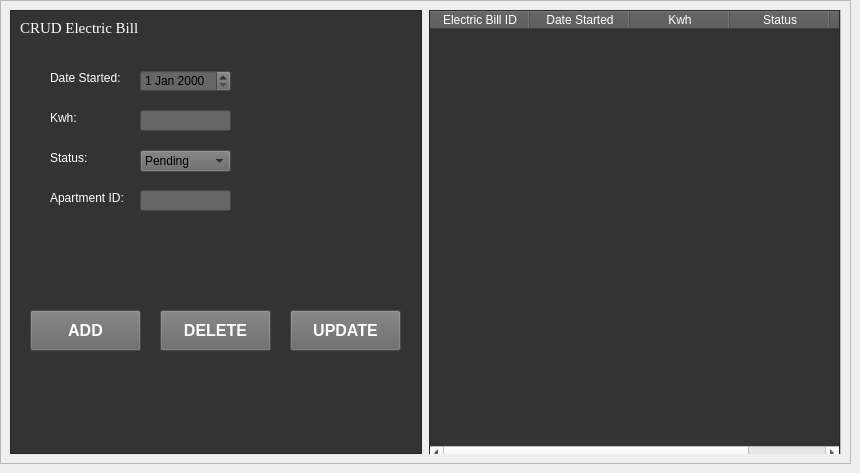
            <widget class="QWidget" name="CRUDElecBillPage">
             <widget class="QFrame" name="frame_17">
              <property name="geometry">
               <rect>
                <x>0</x>
                <y>0</y>
                <width>851</width>
                <height>464</height>
               </rect>
              </property>
              <property name="frameShape">
               <enum>QFrame::StyledPanel</enum>
              </property>
              <property name="frameShadow">
               <enum>QFrame::Raised</enum>
              </property>
              <layout class="QHBoxLayout" name="horizontalLayout_9">
               <item>
                <widget class="QFrame" name="frame_18">
                 <property name="styleSheet">
                  <string notr="true">background-color: #333333;
color: white;</string>
                 </property>
                 <property name="frameShape">
                  <enum>QFrame::StyledPanel</enum>
                 </property>
                 <property name="frameShadow">
                  <enum>QFrame::Raised</enum>
                 </property>
                 <widget class="QLabel" name="CRUDElecBill_label">
                  <property name="geometry">
                   <rect>
                    <x>10</x>
                    <y>10</y>
                    <width>201</width>
                    <height>16</height>
                   </rect>
                  </property>
                  <property name="font">
                   <font>
                    <family>Times New Roman</family>
                    <pointsize>11</pointsize>
                   </font>
                  </property>
                  <property name="text">
                   <string>CRUD Electric Bill</string>
                  </property>
                 </widget>
                 <widget class="QLabel" name="DateStarted">
                  <property name="geometry">
                   <rect>
                    <x>40</x>
                    <y>60</y>
                    <width>81</width>
                    <height>16</height>
                   </rect>
                  </property>
                  <property name="text">
                   <string>Date Started:</string>
                  </property>
                 </widget>
                 <widget class="QLabel" name="Kwh">
                  <property name="geometry">
                   <rect>
                    <x>40</x>
                    <y>100</y>
                    <width>91</width>
                    <height>16</height>
                   </rect>
                  </property>
                  <property name="text">
                   <string>Kwh:</string>
                  </property>
                 </widget>
                 <widget class="QLabel" name="Status">
                  <property name="geometry">
                   <rect>
                    <x>40</x>
                    <y>140</y>
                    <width>61</width>
                    <height>16</height>
                   </rect>
                  </property>
                  <property name="text">
                   <string>Status:</string>
                  </property>
                 </widget>
                 <widget class="QLineEdit" name="kwh_line_edit">
                  <property name="geometry">
                   <rect>
                    <x>130</x>
                    <y>100</y>
                    <width>91</width>
                    <height>21</height>
                   </rect>
                  </property>
                  <property name="styleSheet">
                   <string notr="true">background-color: #666666; color: black;</string>
                  </property>
                  <property name="text">
                   <string/>
                  </property>
                 </widget>
                 <widget class="QPushButton" name="AddEBBtn">
                  <property name="geometry">
                   <rect>
                    <x>20</x>
                    <y>300</y>
                    <width>111</width>
                    <height>41</height>
                   </rect>
                  </property>
                  <property name="font">
                   <font>
                    <pointsize>12</pointsize>
                    <bold>true</bold>
                   </font>
                  </property>
                  <property name="styleSheet">
                   <string notr="true">background-color: #666666; color: white
;
</string>
                  </property>
                  <property name="text">
                   <string>ADD</string>
                  </property>
                 </widget>
                 <widget class="QPushButton" name="DelEBBtn">
                  <property name="geometry">
                   <rect>
                    <x>150</x>
                    <y>300</y>
                    <width>111</width>
                    <height>41</height>
                   </rect>
                  </property>
                  <property name="font">
                   <font>
                    <pointsize>12</pointsize>
                    <bold>true</bold>
                   </font>
                  </property>
                  <property name="styleSheet">
                   <string notr="true">background-color: #666666; color: white
;
</string>
                  </property>
                  <property name="text">
                   <string>DELETE</string>
                  </property>
                 </widget>
                 <widget class="QPushButton" name="UpdEBBtn">
                  <property name="geometry">
                   <rect>
                    <x>280</x>
                    <y>300</y>
                    <width>111</width>
                    <height>41</height>
                   </rect>
                  </property>
                  <property name="font">
                   <font>
                    <pointsize>12</pointsize>
                    <bold>true</bold>
                   </font>
                  </property>
                  <property name="styleSheet">
                   <string notr="true">background-color: #666666; color: white
;
</string>
                  </property>
                  <property name="text">
                   <string>UPDATE</string>
                  </property>
                 </widget>
                 <widget class="QDateEdit" name="DateStart_dateEdit">
                  <property name="geometry">
                   <rect>
                    <x>130</x>
                    <y>60</y>
                    <width>91</width>
                    <height>22</height>
                   </rect>
                  </property>
                  <property name="styleSheet">
                   <string notr="true">background-color: #666666; color: black;</string>
                  </property>
                 </widget>
                 <widget class="QLabel" name="ApartmentID">
                  <property name="geometry">
                   <rect>
                    <x>40</x>
                    <y>180</y>
                    <width>81</width>
                    <height>16</height>
                   </rect>
                  </property>
                  <property name="text">
                   <string>Apartment ID:</string>
                  </property>
                 </widget>
                 <widget class="QLineEdit" name="ApartID_line_edit">
                  <property name="geometry">
                   <rect>
                    <x>130</x>
                    <y>180</y>
                    <width>91</width>
                    <height>21</height>
                   </rect>
                  </property>
                  <property name="styleSheet">
                   <string notr="true">background-color: #666666; color: black;</string>
                  </property>
                  <property name="text">
                   <string/>
                  </property>
                 </widget>
                 <widget class="QComboBox" name="comboBox">
                  <property name="geometry">
                   <rect>
                    <x>130</x>
                    <y>140</y>
                    <width>91</width>
                    <height>22</height>
                   </rect>
                  </property>
                  <property name="styleSheet">
                   <string notr="true">background-color: #666666; color: black;</string>
                  </property>
                  <item>
                   <property name="text">
                    <string>Pending</string>
                   </property>
                  </item>
                  <item>
                   <property name="text">
                    <string>Succesful</string>
                   </property>
                  </item>
                  <item>
                   <property name="text">
                    <string>Overdue</string>
                   </property>
                  </item>
                 </widget>
                </widget>
               </item>
               <item>
                <spacer name="horizontalSpacer_5">
                 <property name="orientation">
                  <enum>Qt::Horizontal</enum>
                 </property>
                 <property name="sizeType">
                  <enum>QSizePolicy::Fixed</enum>
                 </property>
                 <property name="sizeHint" stdset="0">
                  <size>
                   <width>1</width>
                   <height>1</height>
                  </size>
                 </property>
                </spacer>
               </item>
               <item>
                <widget class="QFrame" name="frame_19">
                 <property name="frameShape">
                  <enum>QFrame::StyledPanel</enum>
                 </property>
                 <property name="frameShadow">
                  <enum>QFrame::Raised</enum>
                 </property>
                 <widget class="QTableWidget" name="ElectricBill_tableWidget_2">
                  <property name="geometry">
                   <rect>
                    <x>0</x>
                    <y>0</y>
                    <width>411</width>
                    <height>451</height>
                   </rect>
                  </property>
                  <property name="styleSheet">
                   <string notr="true">
    QTableWidget {
        background-color: #333333;
        color: white;
    }

    QHeaderView::section {
        background-color: #555555;
        color: white;
    }

    QScrollBar:vertical {
        background-color: #555555;
        width: 15px;
    }

    QScrollBar::handle:vertical {
        background-color: #888888;
    }

    QScrollBar::add-line:vertical, QScrollBar::sub-line:vertical {
        background: none;
    }
</string>
                  </property>
                  <column>
                   <property name="text">
                    <string>Electric Bill ID</string>
                   </property>
                  </column>
                  <column>
                   <property name="text">
                    <string>Date Started</string>
                   </property>
                  </column>
                  <column>
                   <property name="text">
                    <string>Kwh</string>
                   </property>
                  </column>
                  <column>
                   <property name="text">
                    <string>Status</string>
                   </property>
                  </column>
                  <column>
                   <property name="text">
                    <string>Apartment ID</string>
                   </property>
                  </column>
                 </widget>
                </widget>
               </item>
              </layout>
             </widget>
            </widget>
